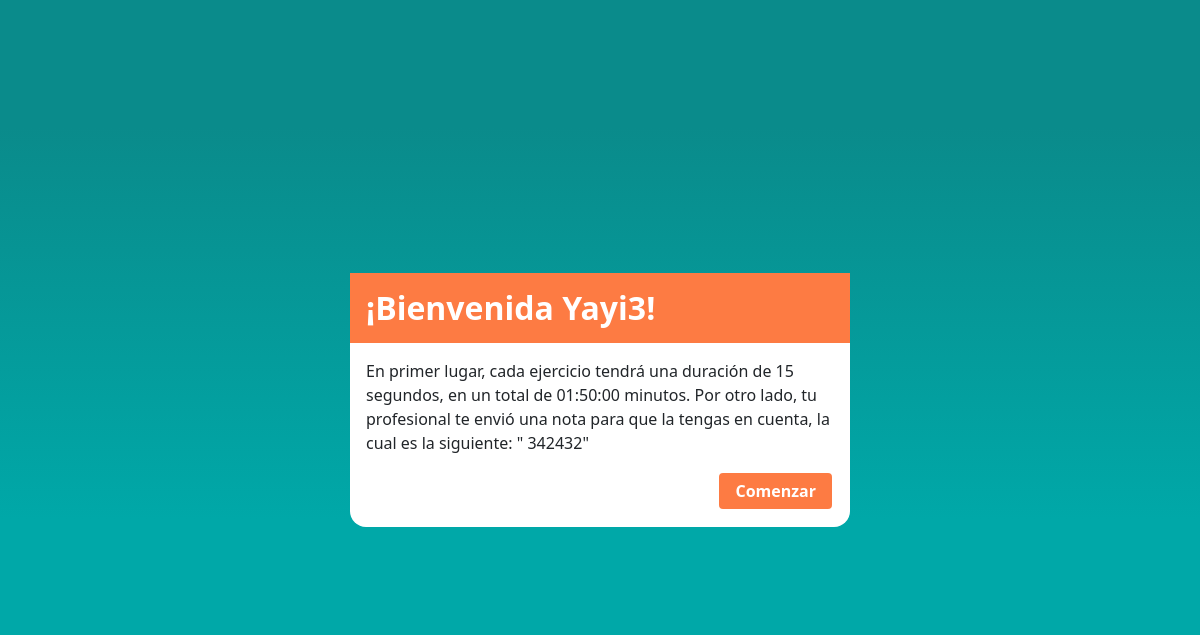
Page /view/patient/session/show.php (signed in) on the committed database.
### tables this page shows
CREATE TABLE `terapias_lenguaje` (
  `id_terapia_lenguaje` int(10) NOT NULL,
  `id_paciente` int(10) DEFAULT NULL,
  `ejercicios` text DEFAULT NULL,
  `duracion_cada_ejercicio` int(10) DEFAULT NULL,
  `duracion_total` time DEFAULT NULL,
  `nota` text DEFAULT NULL
);

### view/patient/session/show.php (the view, shortened to what this page needs)
<?php
function show_welcome_message()
{
    include '../../../php/connectionBD.php';
    $id_patient = $_SESSION['id_patient'];
    $get_information_therapy_query = 'SELECT nota, duracion_cada_ejercicio, duracion_total, ejercicios FROM terapias_lenguaje WHERE id_paciente = :id_patient';
    $get_information_therapy_stmt = $pdo->prepare($get_information_therapy_query);
    $get_information_therapy_stmt->bindParam('id_patient', $id_patient, PDO::PARAM_INT);
    $get_information_therapy_stmt->execute();
    $row_information_therapy = $get_information_therapy_stmt->fetch(PDO::FETCH_ASSOC);
    echo '
     <p  data-exercise="' . $row_information_therapy['ejercicios'] . '" > En primer lugar, cada ejercicio tendrá una duración  de
     <span class="duration_each_exercise"> ' . intval($row_information_therapy['duracion_cada_ejercicio']) / 1000 . ' </span>segundos, en un
         total de ' . $row_information_therapy['duracion_total'] . ' minutos.';
    if (strlen($row_information_therapy['nota']) != 0) {
        echo ' Por otro lado, tu profesional te envió una nota para que la tengas en cuenta, la cual es
                la siguiente: " ' . $row_information_therapy['nota'] . '"<p>';
    } else {
        echo '</p>';
    }
}
?>
<!doctype html>
<html lang="es" class="full-heigh">
<head>
    <link href="https://cdn.jsdelivr.net/npm/bootstrap@5.3.3/dist/css/bootstrap.min.css" rel="stylesheet"
>
    <link rel="stylesheet" href="https://cdn.jsdelivr.net/npm/bootstrap-icons@1.11.3/font/bootstrap-icons.min.css">
    <link rel="stylesheet" href="../../../css/reset.css">
    <link rel="stylesheet" href="../../../css/components/body.css">
    <link rel="stylesheet" href="../../../css/components/footer.css">
    <link rel="stylesheet" href="../../../css/components/button.css">
    <link rel="stylesheet" href="../../../css/components/header.css">
    <link rel="stylesheet" href="../../../css/components/auxiliary.css">
    <link rel="stylesheet" href="../../../css/components/modal-window.css">
    <link rel="stylesheet" href="../../../css/admin/header.css">
    <link rel="stylesheet" href="../../../css/user/session.css">
    <link rel="stylesheet" href="//cdn.jsdelivr.net/npm/alertifyjs@1.14.0/build/css/alertify.min.css" />
</head>
<body>
    <main class="flex-start-full w-100 session">
        <section class="session__horizontal-bar w-100" data-count="0">
            <div class="flex-between-full">
                <div class="d-flex gap-4">
                    <button class="back">
                        <i class="bi bi-box-arrow-left fs-2"></i>
                    </button>
                    <div class="sound">
                        <i class="bi bi-volume-up fs-2"></i>
                    </div>
                </div>
                <div class="d-flex gap-4">
                    <div class="amount">
                        <div class="px-2 p-2">
                            <span class="fs-3">1</span>
                        </div>
                        <i class="bi-images fs-2"></i>
                    </div>
                    <div class="time">
                        <div class="fs-3 p-2 px-3">
                            00:<span class="fs-3">00</span>
                        </div>
                        <i class="bi-stopwatch-fill fs-2"></i>
                    </div>
                </div>
            </div>
        </section>
        <div class="flex-center-full">
            <div class="session-therapy">
                <figure class="" draggable="false">
                </figure>
            </div>
        </div>
    </main>
    <div class="modal-welcome container-modal">
        <div class="modal-content flex-center-full flex-column animation__back-left">
            <div class="content__header w-100  ">
                <h1>¡<?php
                        echo $_SESSION['id_gender'] == 1 ?  'Bienvenido'  : 'Bienvenida';
                        echo ' ' . $_SESSION['user']
                        ?>!
                </h1>
            </div>
            <div class="p-3">
                <div class="content__body">
                    <?php
                    show_welcome_message()
                    ?>
                </div>
                <div class="content__footer text-end">
                    <button class="button__orange btn-exit-welcome">Comenzar</button>
                </div>
            </div>
        </div>
    </div>
</body>
</html>

### css/components/body.css (style rules this page uses)
body { display: flex; flex-direction: column; height: 100%; background: #f2f2f2; }
main { flex-grow: 2; margin: 0rem; padding: 0rem; background: rgb(232, 232, 232) }

### css/components/button.css (style rules this page uses)
.button__orange { position: relative; }
button, [type="submit"], .button-a { border-radius: 6px; padding: 0.54rem 1rem; border: 0rem; font-weight: 600; color: white; }
.button__orange { background: var(--color-orange); border: solid 2px white; border-radius: 6px; }

### css/components/auxiliary.css (style rules this page uses)
:root { --color-blue: #1A3659; --color-black: rgb(63, 63, 63); --color-red:#ff4b4b; --color-pink: #ec407a; --color-grey: #626a71; --color-green: #15A6A6; --color-orange: #fd7b43; }
.full-heigh { height: 100%; }
.flex-center-full { display: flex; justify-content: center; align-items: center; flex-wrap: wrap; }
h1 { font-weight: 600; }
.flex-start-full { display: flex; justify-content: center; align-items: start; flex-wrap: wrap; }
.flex-between-full { display: flex; justify-content: space-between; align-items: center; }

### css/components/modal-window.css (style rules this page uses)
.content__header > h1 { margin: 0rem; background: var(--color-orange); padding: 1rem; color: white; font-weight: 600; }
.container-modal { width: 100vw; height: 100vh; position: fixed; display: flex; justify-content: center; background: green; align-items: center; background: rgb(0, 0, 0, 0.5); z-index: 999; }
.container-modal > .modal-content { max-width: 500px; background: white; min-width: 200px; border-radius: 0rem 0rem 1rem 1rem; }
.modal-content { max-width: 500px; background: white; min-width: 200px; border-radius: 0rem 0rem 1rem 1rem; }

### css/user/session.css (style rules this page uses)
.session { padding: 1rem; }
.time, .amount { color: white; border: 0rem; min-width: 40px !important; min-height: 40px; color: rgb(255, 255, 255); font-weight: bold; font-size: clamp(1rem, 3vw, 1.5rem); }
.amount { color: white; border: 0rem; min-width: 40px !important; min-height: 40px; color: rgb(255, 255, 255); font-weight: bold; font-size: clamp(1rem, 3vw, 1.5rem); }
.bi-stopwatch-fill { background: #3f8ddf; padding: 0.5rem; border-radius: 0.5rem; color: white; }
.bi-images { padding: 0.5rem; border-radius: 0.5rem; color: white; background: var(--color-pink); }
.time, .amount { display: flex; flex-direction: row-reverse; align-items: center; background: rgb(47, 47, 47); color: white; border-radius: 0.5rem; }
.amount > div > span { padding: 0.5rem; }
.back { background: var(--color-grey); padding: 0.4rem 0.9rem; color: white; border: 0rem; min-width: 40px !important; min-height: 40px; color: rgb(255, 255, 255); font-weight: bold; font-size: clamp(1rem, 3vw, 1.5rem); border-radius: 6px; }
.sound { background: var(--color-red); padding: 0.4rem 0.9rem; color: white; border: 0rem; min-width: 40px !important; min-height: 40px; color: rgb(255, 255, 255); font-weight: bold; font-size: clamp(1rem, 3vw, 1.5rem); border-radius: 6px; cursor: pointer; }
.session-therapy { width: 400px; height: 350px; border: 0rem; min-width: 40px !important; min-height: 40px; color: rgb(255, 255, 255); font-weight: bold; font-size: clamp(1rem, 3vw, 1.5rem); filter: drop-shadow(2px 3px #222); background: var(--color-green); border-radius: 6px; position: relative; }
main { background-image: url(../../img/background-letters.png); }
.modal-welcome { background: rgb(47, 47, 47); background: rgb(0, 168, 168); background: linear-gradient( 0deg, rgba(0, 168, 168, 1) 35%, rgba(10, 139, 139, 1) 84% ); }
.animation__back-left { animation: back-left 3.4s both; }

### rows in the picture
terapias_lenguaje: duracion_cada_ejercicio "15", duracion_total "01:50:00", nota "342432"

### other values in the picture
$_SESSION['user'] "Yayi3"
